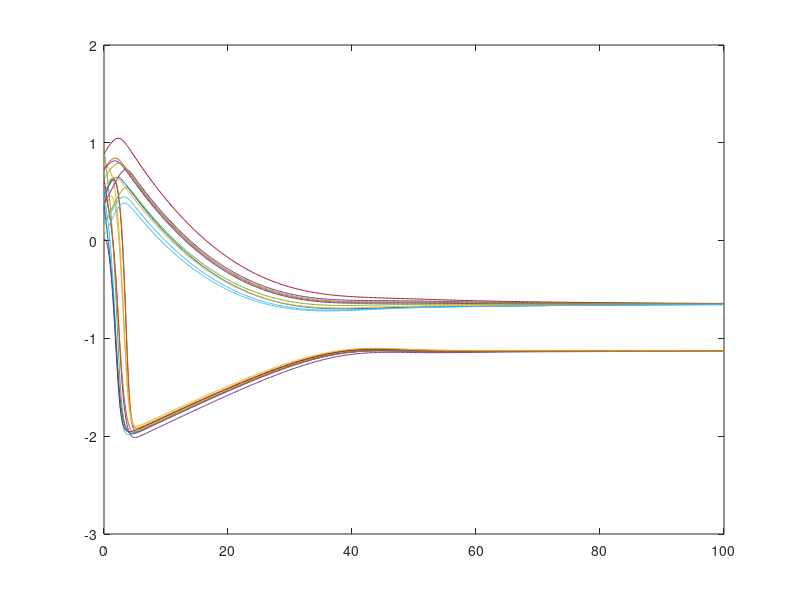

Source code (MATLAB):
epsilon = 0.08;
a = 1.0;
b = 0.2;
D = 0.9;    % electrical connectivity
I0 = 1.0;

dvdt = @(t,x) x(1:10) - (1/3) * x(1:10).^3 - x(11:20) + ... 
    D * ([x(10);x(1:9)] - 2*x(1:10) + [x(2:10);x(1)]);
dwdt = @(t,x) epsilon * (x(1:10) + a - b*x(11:20));

sys = @(t,x) [dvdt(t,x); dwdt(t,x)];
[T,X] = ode45(sys, [0,100], rand(1,20));
figure(3)
plot(T,X)

I = @(t) I0*(t>t_start).*(t<t_stop);
f = @(v,w,t) v - 1/3*v.^3 - w + I(t) + D*(v - 2*v + v);
g = @(v,w) eps*(v + a -b*w);